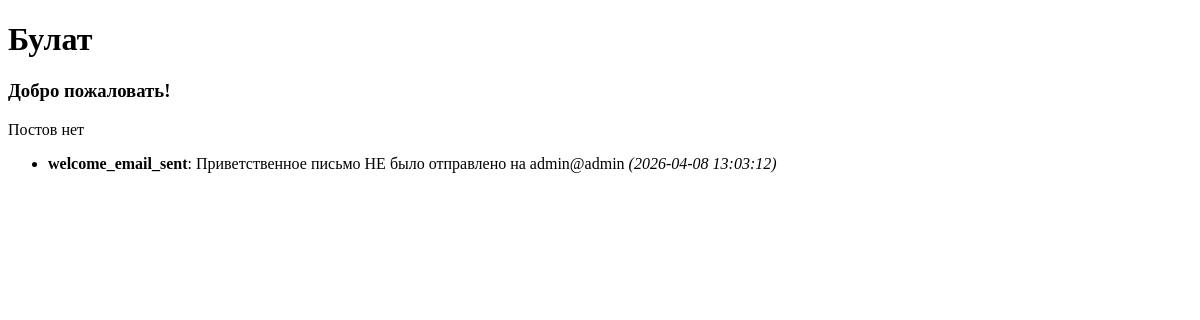
The page /user/1 on the database as committed earlier.
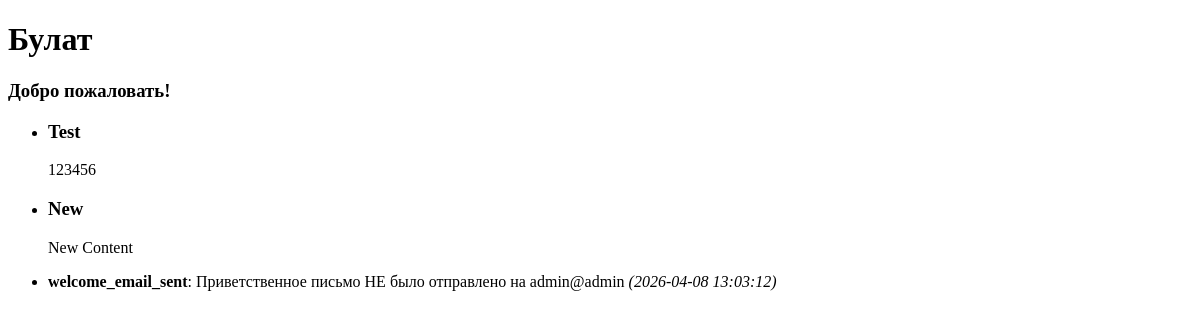
The same page on the database as committed later.
### tables this page shows
CREATE TABLE users(
        id INTEGER PRIMARY KEY AUTOINCREMENT,
        name TEXT,
        email TEXT,
        password TEXT,
        is_admin INTEGER DEFAULT 0
    );

CREATE TABLE notifications(
        id INTEGER PRIMARY KEY AUTOINCREMENT,
        user_id INTEGER,
        action TEXT,
        details TEXT,
        created_at TIMESTAMP DEFAULT CURRENT_TIMESTAMP,
        FOREIGN KEY (user_id) REFERENCES users(id)
    );

CREATE TABLE posts(
        id INTEGER PRIMARY KEY AUTOINCREMENT,
        title TEXT,
        content TEXT,
        user_id INTEGER,
        status INTEGER DEFAULT 0, 
        FOREIGN KEY (user_id) REFERENCES users(id)
    );

### app_dir/app.py (the view)
@app.route('/user/<int:user_id>')
@check_session
def get_user_profile(user_id):
    user = get_user_by_id(user_id)
    posts = get_posts_by_user_id(user_id)
    notifications = get_notifications_by_user_id(user_id)
    if user:
        return render_template('user_page.html',
                            user=user,
                            posts=posts,
                            notifications=notifications)
    return "Пользователь не найден", 404

### app_dir/app.py (called while the page is built, shortened)
def check_session(func):
    @wraps(func)
    def wrapper(*args, **kwargs):
        token = request.cookies.get('auth_token')
        g.user_id = None
        username = None
        if 'user_id' in session:
            username = session['username']
        g.username = username
        res = func(*args, **kwargs)
        return res
    return wrapper

### app_dir/db.py (called while the page is built)
def get_notifications_by_user_id(user_id):
    cur.execute(f'SELECT * FROM notifications WHERE user_id={user_id} ORDER BY created_at DESC')
    return cur.fetchall()

def get_posts_by_user_id(user_id):
    cur.execute(f'''SELECT * FROM posts
                    WHERE user_id={user_id}
                    ORDER BY id DESC''')
    return cur.fetchall()

def get_user_by_id(id):
    cur.execute(f'SELECT * FROM users WHERE id={id}')
    return cur.fetchone() # (1, 'Булат', '@mail.ru', '123')

### app_dir/templates/user_page.html (shortened to what this page needs)
<!DOCTYPE html>
<html lang="en">
<head>
</head>
<body>
    <h1>{{ user[1] }}</h1>
    <h3>Добро пожаловать!</h3>
    {% if posts %}
        <ul>
            {% for post in posts %}
                <li>
                    <h3>{{ post[1] }}</h3>
                    <p>{{ post[2] }}</p>
                </li>
            {% endfor %}
        </ul>
    {% else %}
        <p>Постов нет</p>
    {% endif %}
    {% if notifications %}
        <ul>
            {% for note in notifications %}
                <li>
                    <strong>{{ note[2] }}</strong>: {{ note[3] }}
                    <em>({{ note[4] }})</em>
                </li>
            {% endfor %}
        </ul>
    {% else %}
        <p>Логов нет</p>
    {% endif %}
</body>
</html>

Rows that differ between the two databases and show on the page:
added posts: title "Test", content "123456"
added posts: title "New", content "New Content"
Other text that changed with them:
text no longer shown: "Постов нет"
